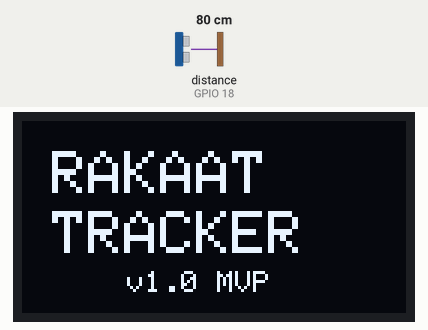
This program was run on a simulated ESP32. Parts: 128×64 one-colour display. Wiring (inferred from the names in the program): ultrasonic range finder: trigger GPIO 5; echo GPIO 18. The test bench sets the inputs (shaded band); at power-on: distance to the obstacle (sensor on GPIO 18) 80 cm. The echo pulse lasts 58.3 µs per cm; what the program prints to the serial monitor is not drawn.

Above: at 0.1 s.
At 3.2 s:
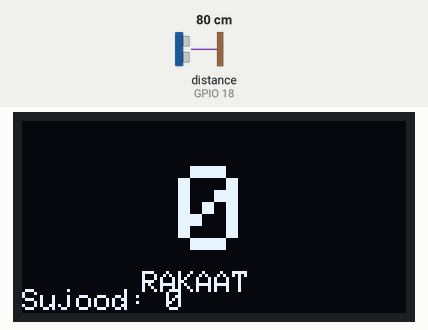
3.3 s: distance to the obstacle (sensor on GPIO 18) set to 35 cm
6.2 s: distance to the obstacle (sensor on GPIO 18) set to 28 cm
At 8.7 s:
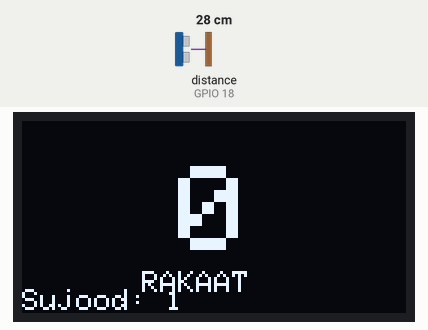
Timing chart, 0 to 10.2 s (numbered marks = the images above; inputs shaded):
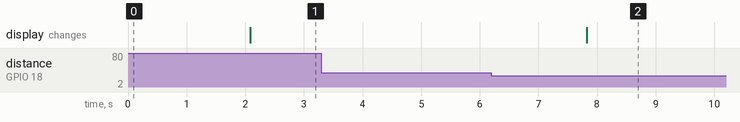

The program:

main.cpp
```cpp
#include <Arduino.h>
#include "Config.h"
#include "UltrasonicSensor.h"
#include "DisplayManager.h"
#include "PrayerStateMachine.h"
#include "RakaatCounter.h"

// ===== MODULE INSTANCES =====
UltrasonicSensor sensor(TRIG_PIN, ECHO_PIN);
DisplayManager display(SCREEN_WIDTH, SCREEN_HEIGHT, OLED_RESET, OLED_ADDRESS);
PrayerStateMachine stateMachine(STABLE_TIME, RELEASE_TIME);
RakaatCounter counter;

// ===== TIMING VARIABLES =====
unsigned long lastSensorRead = 0;

void setup() {
  // Initialize Serial for debugging
  #if DEBUG_MODE
  Serial.begin(SERIAL_BAUD);
  Serial.println(F("============================"));
  Serial.println(F("Smart Rakaat Tracker v1.0"));
  Serial.println(F("============================"));
  #endif

  // Initialize Ultrasonic Sensor
  sensor.begin();
  #if DEBUG_MODE
  Serial.println(F("Ultrasonic Sensor initialized"));
  #endif

  // Initialize OLED Display
  if (!display.begin()) {
    #if DEBUG_MODE
    Serial.println(F("Display initialization failed!"));
    #endif
    while (1); // Halt if display fails
  }
  #if DEBUG_MODE
  Serial.println(F("Display initialized"));
  #endif

  // Show Boot Screen
  display.showBootScreen();
  delay(BOOT_SCREEN_DURATION);

  // Initialize State Machine and Counter
  stateMachine.begin();
  counter.begin();

  // Display initial state
  display.updateRakaatDisplay(counter.getCurrentRakaat(), counter.getSujoodCount());

  #if DEBUG_MODE
  Serial.println(F("System Ready!"));
  Serial.println(F("Place device at the head of prayer mat"));
  Serial.println(F("Sensor pointing upward toward forehead position"));
  Serial.println(F("============================\n"));
  #endif
}

void loop() {
  unsigned long currentTime = millis();

  // Read sensor at specified interval (10Hz by default)
  if (currentTime - lastSensorRead >= SENSOR_READ_INTERVAL) {
    lastSensorRead = currentTime;

    // Check if distance is below threshold (object detected)
    bool isObjectDetected = sensor.isDistanceBelow(SUJOOD_THRESHOLD);

    #if DEBUG_MODE
    float distance = sensor.measureDistance();
    static unsigned long lastDebugPrint = 0;
    if (currentTime - lastDebugPrint >= 1000) { // Print every second
      Serial.print(F("Distance: "));
      Serial.print(distance);
      Serial.print(F(" cm | State: "));
      Serial.println(stateMachine.getStateName());
      lastDebugPrint = currentTime;
    }
    #endif

    // Process detection through state machine
    bool sujoodValidated = stateMachine.processDetection(isObjectDetected);

    // If a Sujood was validated, increment counter and update display
    if (sujoodValidated) {
      counter.incrementSujood();
      display.updateRakaatDisplay(counter.getCurrentRakaat(), counter.getSujoodCount());

      #if DEBUG_MODE
      Serial.println(F("\n*** SUJOOD VALIDATED ***"));
      Serial.print(F("Total Sujoods: "));
      Serial.println(counter.getSujoodCount());
      Serial.print(F("Current Rakaat: "));
      Serial.println(counter.getCurrentRakaat());
      Serial.println(F("************************\n"));
      #endif
    }
  }
}
```

DisplayManager.h
```cpp
#ifndef DISPLAY_MANAGER_H
#define DISPLAY_MANAGER_H

#include <Wire.h>
#include <Adafruit_GFX.h>
#include <Adafruit_SSD1306.h>

class DisplayManager {
private:
    Adafruit_SSD1306* display;

public:
    DisplayManager(uint8_t width, uint8_t height, uint8_t reset, uint8_t address);
    ~DisplayManager();

    bool begin();
    void showBootScreen();
    void updateRakaatDisplay(int currentRakaat, int sujoodCount);
    void clear();
};

#endif
```

PrayerStateMachine.h
```cpp
#ifndef PRAYER_STATE_MACHINE_H
#define PRAYER_STATE_MACHINE_H

#include <Arduino.h>
#include "Config.h"

enum PrayerState {
    STATE_IDLE,       // Standing/Sitting - No detection
    STATE_TRIGGERED,  // Object detected, timer started
    STATE_VALIDATED,  // Sujood confirmed, count incremented
    STATE_RELEASE     // Rising from Sujood, waiting to return to idle
};

class PrayerStateMachine {
private:
    PrayerState currentState;
    unsigned long triggerStartTime;
    unsigned long releaseStartTime;
    unsigned long stableTime;
    unsigned long releaseTime;

    bool sujoodJustValidated;  // Flag to prevent double counting

public:
    PrayerStateMachine(unsigned long stableMs, unsigned long releaseMs);

    void begin();
    bool processDetection(bool isObjectDetected);
    PrayerState getCurrentState();
    void reset();

    #if DEBUG_MODE
    const char* getStateName();
    #endif
};

#endif
```

RakaatCounter.h
```cpp
#ifndef RAKAAT_COUNTER_H
#define RAKAAT_COUNTER_H

#include <Arduino.h>

class RakaatCounter {
private:
    int sujoodCount;
    int currentRakaat;

public:
    RakaatCounter();

    void begin();
    void incrementSujood();
    int getSujoodCount();
    int getCurrentRakaat();
    void reset();

private:
    void calculateRakaat();
};

#endif
```

UltrasonicSensor.h
```cpp
#ifndef ULTRASONIC_SENSOR_H
#define ULTRASONIC_SENSOR_H

#include <Arduino.h>

class UltrasonicSensor {
private:
    uint8_t trigPin;
    uint8_t echoPin;

public:
    UltrasonicSensor(uint8_t trig, uint8_t echo);
    void begin();
    float measureDistance();
    bool isDistanceBelow(float threshold);
};

#endif
```

DisplayManager.cpp
```cpp
#include "DisplayManager.h"
#include "Config.h"

DisplayManager::DisplayManager(uint8_t width, uint8_t height, uint8_t reset, uint8_t address) {
    display = new Adafruit_SSD1306(width, height, &Wire, reset);
}

DisplayManager::~DisplayManager() {
    delete display;
}

bool DisplayManager::begin() {
    if (!display->begin(SSD1306_SWITCHCAPVCC, OLED_ADDRESS)) {
        #if DEBUG_MODE
        Serial.println(F("SSD1306 allocation failed"));
        #endif
        return false;
    }
    return true;
}

void DisplayManager::showBootScreen() {
    display->clearDisplay();
    display->setTextColor(SSD1306_WHITE);

    // Title
    display->setTextSize(2);
    display->setCursor(10, 10);
    display->println(F("RAKAAT"));
    display->setCursor(10, 30);
    display->println(F("TRACKER"));

    // Version
    display->setTextSize(1);
    display->setCursor(35, 50);
    display->println(F("v1.0 MVP"));

    display->display();
}

void DisplayManager::updateRakaatDisplay(int currentRakaat, int sujoodCount) {
    display->clearDisplay();

    // Main Rakaat Number (Large, Centered)
    display->setTextSize(4);
    display->setTextColor(SSD1306_WHITE);

    // Center the number
    int16_t x = (SCREEN_WIDTH - 24) / 2;  // Approximate width of large digit
    int16_t y = 15;

    display->setCursor(x, y);
    display->println(currentRakaat);

    // Label "Rakaat" below the number
    display->setTextSize(1);
    display->setCursor(40, 50);
    display->println(F("RAKAAT"));

    // Debug info at bottom (Sujood count)
    display->setTextSize(1);
    display->setCursor(0, 56);
    display->print(F("Sujood: "));
    display->print(sujoodCount);

    display->display();
}

void DisplayManager::clear() {
    display->clearDisplay();
    display->display();
}
```

PrayerStateMachine.cpp
```cpp
#include "PrayerStateMachine.h"
#include "Config.h"

PrayerStateMachine::PrayerStateMachine(unsigned long stableMs, unsigned long releaseMs)
    : stableTime(stableMs), releaseTime(releaseMs) {
    currentState = STATE_IDLE;
    triggerStartTime = 0;
    releaseStartTime = 0;
    sujoodJustValidated = false;
}

void PrayerStateMachine::begin() {
    currentState = STATE_IDLE;
    triggerStartTime = 0;
    releaseStartTime = 0;
    sujoodJustValidated = false;
}

bool PrayerStateMachine::processDetection(bool isObjectDetected) {
    unsigned long currentTime = millis();
    bool sujoodValidated = false;

    switch (currentState) {
        case STATE_IDLE:
            if (isObjectDetected) {
                // Object detected, start timer
                currentState = STATE_TRIGGERED;
                triggerStartTime = currentTime;

                #if DEBUG_MODE
                Serial.println(F("State: IDLE -> TRIGGERED"));
                #endif
            }
            break;

        case STATE_TRIGGERED:
            if (!isObjectDetected) {
                // Object moved away before validation
                currentState = STATE_IDLE;
                triggerStartTime = 0;

                #if DEBUG_MODE
                Serial.println(F("State: TRIGGERED -> IDLE (signal lost)"));
                #endif
            }
            else if (currentTime - triggerStartTime >= stableTime) {
                // Object stayed long enough - Validate Sujood
                currentState = STATE_VALIDATED;
                sujoodValidated = true;

                #if DEBUG_MODE
                Serial.println(F("State: TRIGGERED -> VALIDATED (Sujood confirmed!)"));
                #endif
            }
            break;

        case STATE_VALIDATED:
            if (!isObjectDetected) {
                // User is rising from Sujood
                currentState = STATE_RELEASE;
                releaseStartTime = currentTime;

                #if DEBUG_MODE
                Serial.println(F("State: VALIDATED -> RELEASE"));
                #endif
            }
            // Stay in VALIDATED while object is still detected to prevent double counting
            break;

        case STATE_RELEASE:
            if (currentTime - releaseStartTime >= releaseTime) {
                // Release period complete, return to idle
                currentState = STATE_IDLE;

                #if DEBUG_MODE
                Serial.println(F("State: RELEASE -> IDLE (Ready for next Sujood)"));
                #endif
            }
            // If object detected again during release, go back to triggered
            else if (isObjectDetected) {
                currentState = STATE_TRIGGERED;
                triggerStartTime = currentTime;

                #if DEBUG_MODE
                Serial.println(F("State: RELEASE -> TRIGGERED (Re-detected)"));
                #endif
            }
            break;
    }

    return sujoodValidated;
}

PrayerState PrayerStateMachine::getCurrentState() {
    return currentState;
}

void PrayerStateMachine::reset() {
    begin();
}

#if DEBUG_MODE
const char* PrayerStateMachine::getStateName() {
    switch (currentState) {
        case STATE_IDLE: return "IDLE";
        case STATE_TRIGGERED: return "TRIGGERED";
        case STATE_VALIDATED: return "VALIDATED";
        case STATE_RELEASE: return "RELEASE";
        default: return "UNKNOWN";
    }
}
#endif
```

RakaatCounter.cpp
```cpp
#include "RakaatCounter.h"
#include "Config.h"

RakaatCounter::RakaatCounter() {
    sujoodCount = 0;
    currentRakaat = 0;
}

void RakaatCounter::begin() {
    sujoodCount = 0;
    currentRakaat = 0;
}

void RakaatCounter::incrementSujood() {
    sujoodCount++;
    calculateRakaat();

    #if DEBUG_MODE
    Serial.print(F("Sujood Count: "));
    Serial.print(sujoodCount);
    Serial.print(F(" | Current Rakaat: "));
    Serial.println(currentRakaat);
    #endif
}

int RakaatCounter::getSujoodCount() {
    return sujoodCount;
}

int RakaatCounter::getCurrentRakaat() {
    return currentRakaat;
}

void RakaatCounter::reset() {
    begin();
}

void RakaatCounter::calculateRakaat() {
    // Logic: Current Rakaat = Total Valid Sujoods / 2
    // This means:
    // - 0 Sujoods = Rakaat 0 (starting/not yet begun)
    // - 1 Sujood = Rakaat 0 (first Sujood completed)
    // - 2 Sujoods = Rakaat 1 (first Rakaat completed)
    // - 3 Sujoods = Rakaat 1 (first Sujood of second Rakaat)
    // - 4 Sujoods = Rakaat 2 (second Rakaat completed)
    currentRakaat = sujoodCount / 2;
}
```

UltrasonicSensor.cpp
```cpp
#include "UltrasonicSensor.h"

UltrasonicSensor::UltrasonicSensor(uint8_t trig, uint8_t echo)
    : trigPin(trig), echoPin(echo) {}

void UltrasonicSensor::begin() {
    pinMode(trigPin, OUTPUT);
    pinMode(echoPin, INPUT);
    digitalWrite(trigPin, LOW);
}

float UltrasonicSensor::measureDistance() {
    // Clear the trigger pin
    digitalWrite(trigPin, LOW);
    delayMicroseconds(2);

    // Send a 10 microsecond pulse
    digitalWrite(trigPin, HIGH);
    delayMicroseconds(10);
    digitalWrite(trigPin, LOW);

    // Read echo pin with timeout (38ms for ~6.5m range)
    long duration = pulseIn(echoPin, HIGH, 38000);

    // If timeout occurs, return max distance
    if (duration == 0) {
        return 999.0;
    }

    // Calculate distance in cm
    float distance = duration * 0.0343 / 2;

    return distance;
}

bool UltrasonicSensor::isDistanceBelow(float threshold) {
    float distance = measureDistance();
    return distance < threshold;
}
```

Config.h
```cpp
#ifndef CONFIG_H
#define CONFIG_H

// ===== HARDWARE PIN CONFIGURATION =====
#define TRIG_PIN 5
#define ECHO_PIN 18
#define OLED_SDA 21
#define OLED_SCL 22

// ===== OLED DISPLAY CONFIGURATION =====
#define SCREEN_WIDTH 128
#define SCREEN_HEIGHT 64
#define OLED_RESET -1
#define OLED_ADDRESS 0x3C

// ===== DETECTION THRESHOLDS =====
#define SUJOOD_THRESHOLD 30.0      // Distance in cm to detect Sujood
#define STABLE_TIME 1500           // Time in ms to validate Sujood (1.5 seconds)
#define RELEASE_TIME 500           // Time in ms before returning to idle after rising
#define SENSOR_READ_INTERVAL 100   // Read sensor every 100ms (10Hz)

// ===== SERIAL CONFIGURATION =====
#define SERIAL_BAUD 115200
#define DEBUG_MODE true            // Set to false to disable debug prints

// ===== DISPLAY TIMING =====
#define BOOT_SCREEN_DURATION 2000  // Boot screen display time in ms

#endif
```

Measured:
- after the input at 3.3 s, every drawn part: stays the same
- after the input at 6.2 s, the display: changes after 1.6 s (image 2)
